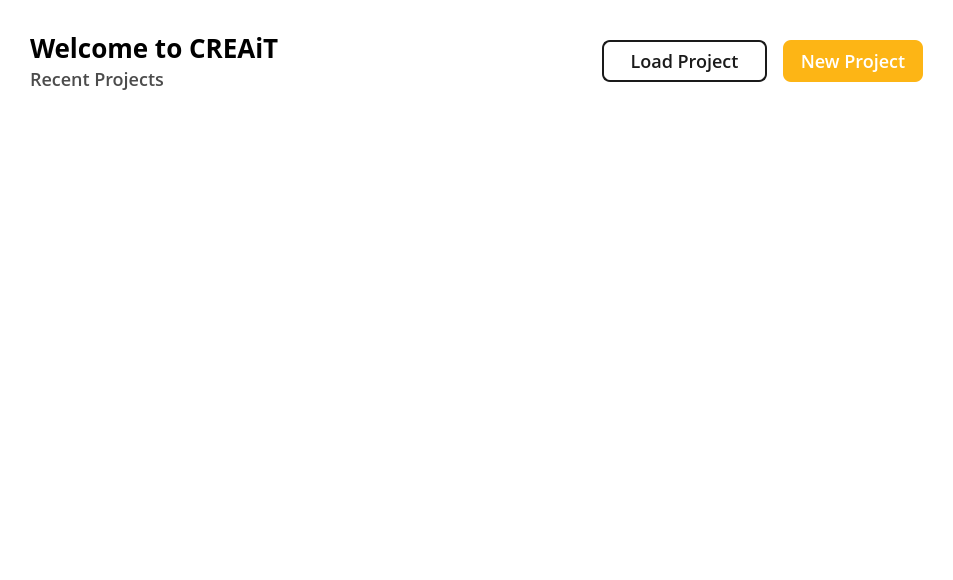
<?xml version="1.0" encoding="UTF-8"?>
<ui version="4.0">
 <class>ProjectsViewPage</class>
 <widget class="QWidget" name="ProjectsViewPage">
  <property name="geometry">
   <rect>
    <x>0</x>
    <y>0</y>
    <width>953</width>
    <height>580</height>
   </rect>
  </property>
  <property name="windowTitle">
   <string>Form</string>
  </property>
  <property name="styleSheet">
   <string notr="true">QWidget {
    background-color: transparent;
}

#noRecentProjects {
    color: black;
    font-size: 28px;
    font-weight: 600;
    line-height: 44px;
    letter-spacing: 0%;
    font-family: Open Sans;
}

#recentProjects {
    font-family: Open Sans;
    font-weight: 500;
    line-height: 26px;
    letter-spacing: 0%;
    font-size:18px;
    color: #4C4C4C;
}

#descriptionLabel,
#descriptionLabel1 {
    color: #666666;
    font-size: 20px;
    font-weight: 500;
    line-height: 28px;
    letter-spacing: 0%;
    font-family: Open Sans;
}

#welcomeText,
#mainLabel {
    font-family: Open Sans;
    font-weight: 600;
    line-height: 44px;
    letter-spacing: 0%;
    font-size:26px;
    color: black;
}

#loadProjectButton  {
	background: white;
	border: 2px solid #1A1A1A;
	border-radius: 8px;
	font-family: Open Sans;
	font-weight: 500;
	font-size: 18px;
	line-height: 0px;
	letter-spacing: 0%;
	color: #1A1A1A;
}

#loadProjectButton:hover {
    background-color: #D6ECFF;
}

#loadProjectButton:pressed {
    background-color: #B7DCFF;
    padding-top: 2px;
	padding-left: 2px;
}

#createProjectButton {
	background: #FDB515;
	border: none;
	border-radius: 8px;
	font-family: Open Sans;
	font-weight: 500;
	font-size: 18px;
	line-height: 0px;
	letter-spacing: 0%;
	color: white;
}

#createProjectButton:hover {
    background-color: #E6A512;
}

#createProjectButton:pressed {
    background-color: #CC8F0F;
    padding-top: 2px;
	padding-left: 2px;
}

QScrollArea {
	border: none;
}</string>
  </property>
  <layout class="QVBoxLayout" name="verticalLayout">
   <property name="spacing">
    <number>16</number>
   </property>
   <property name="leftMargin">
    <number>30</number>
   </property>
   <property name="topMargin">
    <number>30</number>
   </property>
   <property name="rightMargin">
    <number>30</number>
   </property>
   <property name="bottomMargin">
    <number>30</number>
   </property>
   <item>
    <widget class="QWidget" name="header" native="true">
     <property name="minimumSize">
      <size>
       <width>0</width>
       <height>0</height>
      </size>
     </property>
     <property name="maximumSize">
      <size>
       <width>16777215</width>
       <height>70</height>
      </size>
     </property>
     <property name="styleSheet">
      <string notr="true"/>
     </property>
     <layout class="QHBoxLayout" name="horizontalLayout_2">
      <property name="spacing">
       <number>16</number>
      </property>
      <property name="leftMargin">
       <number>0</number>
      </property>
      <property name="topMargin">
       <number>0</number>
      </property>
      <property name="rightMargin">
       <number>0</number>
      </property>
      <property name="bottomMargin">
       <number>0</number>
      </property>
      <item>
       <widget class="QWidget" name="HeaderLabelContainer" native="true">
        <layout class="QVBoxLayout" name="verticalLayout_4">
         <property name="spacing">
          <number>0</number>
         </property>
         <property name="leftMargin">
          <number>0</number>
         </property>
         <property name="topMargin">
          <number>0</number>
         </property>
         <property name="rightMargin">
          <number>0</number>
         </property>
         <property name="bottomMargin">
          <number>0</number>
         </property>
         <item>
          <widget class="QLabel" name="welcomeText">
           <property name="styleSheet">
            <string notr="true"/>
           </property>
           <property name="text">
            <string>Welcome to CREAiT</string>
           </property>
          </widget>
         </item>
         <item>
          <widget class="QLabel" name="recentProjects">
           <property name="styleSheet">
            <string notr="true"/>
           </property>
           <property name="text">
            <string>Recent Projects</string>
           </property>
          </widget>
         </item>
        </layout>
       </widget>
      </item>
      <item>
       <spacer name="horizontalSpacer">
        <property name="orientation">
         <enum>Qt::Orientation::Horizontal</enum>
        </property>
        <property name="sizeHint" stdset="0">
         <size>
          <width>1037</width>
          <height>20</height>
         </size>
        </property>
       </spacer>
      </item>
      <item>
       <widget class="QPushButton" name="loadProjectButton">
        <property name="sizePolicy">
         <sizepolicy hsizetype="Fixed" vsizetype="Fixed">
          <horstretch>0</horstretch>
          <verstretch>0</verstretch>
         </sizepolicy>
        </property>
        <property name="minimumSize">
         <size>
          <width>165</width>
          <height>42</height>
         </size>
        </property>
        <property name="maximumSize">
         <size>
          <width>165</width>
          <height>42</height>
         </size>
        </property>
        <property name="text">
         <string>Load Project</string>
        </property>
       </widget>
      </item>
      <item>
       <widget class="QPushButton" name="createProjectButton">
        <property name="minimumSize">
         <size>
          <width>140</width>
          <height>42</height>
         </size>
        </property>
        <property name="maximumSize">
         <size>
          <width>140</width>
          <height>42</height>
         </size>
        </property>
        <property name="text">
         <string>New Project</string>
        </property>
       </widget>
      </item>
     </layout>
    </widget>
   </item>
   <item>
    <widget class="QScrollArea" name="scrollArea">
     <property name="widgetResizable">
      <bool>true</bool>
     </property>
     <widget class="QWidget" name="container">
      <property name="geometry">
       <rect>
        <x>0</x>
        <y>0</y>
        <width>893</width>
        <height>451</height>
       </rect>
      </property>
     </widget>
    </widget>
   </item>
  </layout>
 </widget>
 <resources/>
 <connections/>
</ui>
